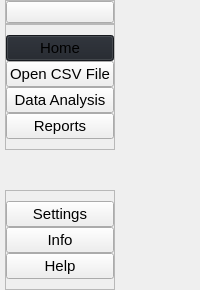
     <widget class="QWidget" name="leftMenuContainer" native="true">
      <layout class="QVBoxLayout" name="verticalLayout">
       <property name="spacing">
        <number>0</number>
       </property>
       <property name="leftMargin">
        <number>0</number>
       </property>
       <property name="topMargin">
        <number>0</number>
       </property>
       <property name="rightMargin">
        <number>0</number>
       </property>
       <property name="bottomMargin">
        <number>0</number>
       </property>
       <item alignment="Qt::AlignLeft">
        <widget class="QWidget" name="leftMenuSubContainer" native="true">
         <layout class="QVBoxLayout" name="verticalLayout_2">
          <property name="spacing">
           <number>0</number>
          </property>
          <property name="leftMargin">
           <number>5</number>
          </property>
          <property name="topMargin">
           <number>0</number>
          </property>
          <property name="rightMargin">
           <number>0</number>
          </property>
          <property name="bottomMargin">
           <number>0</number>
          </property>
          <item alignment="Qt::AlignTop">
           <widget class="QFrame" name="frame">
            <property name="frameShape">
             <enum>QFrame::StyledPanel</enum>
            </property>
            <property name="frameShadow">
             <enum>QFrame::Raised</enum>
            </property>
            <layout class="QHBoxLayout" name="horizontalLayout_2">
             <property name="spacing">
              <number>0</number>
             </property>
             <property name="leftMargin">
              <number>0</number>
             </property>
             <property name="topMargin">
              <number>0</number>
             </property>
             <property name="rightMargin">
              <number>0</number>
             </property>
             <property name="bottomMargin">
              <number>0</number>
             </property>
             <item>
              <widget class="QPushButton" name="menuBtn">
               <property name="toolTip">
                <string>Menu</string>
               </property>
               <property name="text">
                <string/>
               </property>
               <property name="icon">
                <iconset resource="resources.qrc">
                 <normaloff>:/icons/icons/white/align-justify.svg</normaloff>:/icons/icons/white/align-justify.svg</iconset>
               </property>
               <property name="iconSize">
                <size>
                 <width>24</width>
                 <height>24</height>
                </size>
               </property>
              </widget>
             </item>
            </layout>
           </widget>
          </item>
          <item alignment="Qt::AlignTop">
           <widget class="QFrame" name="frame_2">
            <property name="sizePolicy">
             <sizepolicy hsizetype="Preferred" vsizetype="Preferred">
              <horstretch>0</horstretch>
              <verstretch>0</verstretch>
             </sizepolicy>
            </property>
            <property name="frameShape">
             <enum>QFrame::StyledPanel</enum>
            </property>
            <property name="frameShadow">
             <enum>QFrame::Raised</enum>
            </property>
            <layout class="QVBoxLayout" name="verticalLayout_3">
             <property name="spacing">
              <number>0</number>
             </property>
             <property name="leftMargin">
              <number>0</number>
             </property>
             <property name="topMargin">
              <number>10</number>
             </property>
             <property name="rightMargin">
              <number>0</number>
             </property>
             <property name="bottomMargin">
              <number>10</number>
             </property>
             <item>
              <widget class="QPushButton" name="homeBtn">
               <property name="font">
                <font>
                 <pointsize>11</pointsize>
                </font>
               </property>
               <property name="toolTip">
                <string>Home</string>
               </property>
               <property name="styleSheet">
                <string notr="true">background-color: #1f232a;</string>
               </property>
               <property name="text">
                <string>Home</string>
               </property>
               <property name="icon">
                <iconset resource="resources.qrc">
                 <normaloff>:/icons/icons/white/home.svg</normaloff>:/icons/icons/white/home.svg</iconset>
               </property>
               <property name="iconSize">
                <size>
                 <width>24</width>
                 <height>24</height>
                </size>
               </property>
              </widget>
             </item>
             <item>
              <widget class="QPushButton" name="csvBtn">
               <property name="font">
                <font>
                 <pointsize>11</pointsize>
                </font>
               </property>
               <property name="toolTip">
                <string>Open CVS File</string>
               </property>
               <property name="text">
                <string>Open CSV File</string>
               </property>
               <property name="icon">
                <iconset resource="resources.qrc">
                 <normaloff>:/icons/icons/white/file-plus.svg</normaloff>:/icons/icons/white/file-plus.svg</iconset>
               </property>
               <property name="iconSize">
                <size>
                 <width>24</width>
                 <height>24</height>
                </size>
               </property>
              </widget>
             </item>
             <item>
              <widget class="QPushButton" name="dataBtn">
               <property name="font">
                <font>
                 <pointsize>11</pointsize>
                </font>
               </property>
               <property name="toolTip">
                <string>Data Analysis</string>
               </property>
               <property name="text">
                <string>Data Analysis</string>
               </property>
               <property name="icon">
                <iconset resource="resources.qrc">
                 <normaloff>:/icons/icons/white/list.svg</normaloff>:/icons/icons/white/list.svg</iconset>
               </property>
               <property name="iconSize">
                <size>
                 <width>24</width>
                 <height>24</height>
                </size>
               </property>
              </widget>
             </item>
             <item>
              <widget class="QPushButton" name="reportsBtn">
               <property name="font">
                <font>
                 <pointsize>11</pointsize>
                 <weight>50</weight>
                 <bold>false</bold>
                </font>
               </property>
               <property name="toolTip">
                <string>View Reports</string>
               </property>
               <property name="text">
                <string>Reports</string>
               </property>
               <property name="icon">
                <iconset resource="resources.qrc">
                 <normaloff>:/icons/icons/white/printer.svg</normaloff>:/icons/icons/white/printer.svg</iconset>
               </property>
               <property name="iconSize">
                <size>
                 <width>24</width>
                 <height>24</height>
                </size>
               </property>
              </widget>
             </item>
            </layout>
           </widget>
          </item>
          <item>
           <spacer name="verticalSpacer">
            <property name="orientation">
             <enum>Qt::Vertical</enum>
            </property>
            <property name="sizeHint" stdset="0">
             <size>
              <width>20</width>
              <height>40</height>
             </size>
            </property>
           </spacer>
          </item>
          <item alignment="Qt::AlignBottom">
           <widget class="QFrame" name="frame_3">
            <property name="frameShape">
             <enum>QFrame::StyledPanel</enum>
            </property>
            <property name="frameShadow">
             <enum>QFrame::Raised</enum>
            </property>
            <layout class="QVBoxLayout" name="verticalLayout_4">
             <property name="spacing">
              <number>0</number>
             </property>
             <property name="leftMargin">
              <number>0</number>
             </property>
             <property name="topMargin">
              <number>10</number>
             </property>
             <property name="rightMargin">
              <number>0</number>
             </property>
             <property name="bottomMargin">
              <number>10</number>
             </property>
             <item>
              <widget class="QPushButton" name="settingsBtn">
               <property name="font">
                <font>
                 <pointsize>11</pointsize>
                 <weight>50</weight>
                 <bold>false</bold>
                </font>
               </property>
               <property name="toolTip">
                <string>Go to Settings</string>
               </property>
               <property name="text">
                <string>Settings</string>
               </property>
               <property name="icon">
                <iconset resource="resources.qrc">
                 <normaloff>:/icons/icons/white/settings.svg</normaloff>:/icons/icons/white/settings.svg</iconset>
               </property>
               <property name="iconSize">
                <size>
                 <width>24</width>
                 <height>24</height>
                </size>
               </property>
              </widget>
             </item>
             <item>
              <widget class="QPushButton" name="infoBtn">
               <property name="font">
                <font>
                 <pointsize>11</pointsize>
                 <weight>50</weight>
                 <bold>false</bold>
                </font>
               </property>
               <property name="toolTip">
                <string>Information about Aviato</string>
               </property>
               <property name="text">
                <string>Info</string>
               </property>
               <property name="icon">
                <iconset resource="resources.qrc">
                 <normaloff>:/icons/icons/white/info.svg</normaloff>:/icons/icons/white/info.svg</iconset>
               </property>
               <property name="iconSize">
                <size>
                 <width>24</width>
                 <height>24</height>
                </size>
               </property>
              </widget>
             </item>
             <item>
              <widget class="QPushButton" name="helpBtn">
               <property name="font">
                <font>
                 <pointsize>11</pointsize>
                 <weight>50</weight>
                 <bold>false</bold>
                </font>
               </property>
               <property name="toolTip">
                <string>Get more help</string>
               </property>
               <property name="text">
                <string>Help</string>
               </property>
               <property name="icon">
                <iconset resource="resources.qrc">
                 <normaloff>:/icons/icons/white/help-circle.svg</normaloff>:/icons/icons/white/help-circle.svg</iconset>
               </property>
               <property name="iconSize">
                <size>
                 <width>24</width>
                 <height>24</height>
                </size>
               </property>
              </widget>
             </item>
            </layout>
           </widget>
          </item>
         </layout>
        </widget>
       </item>
      </layout>
     </widget>
